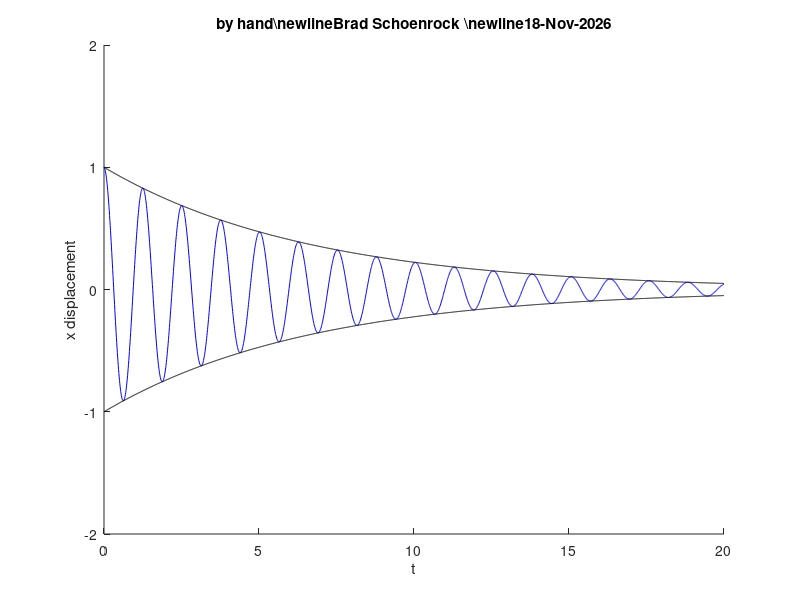

Here is the MATLAB script that generated this plot:
%this program plots the motion of an underdamped spring

clear all;
A=1;
m=10;
k=250;
b=3;
B=b/(2*m);
w=sqrt(k/m);
t=(0:.01:20)';
%defines a few variables to use

F0=A.*exp(-B*t).*cos(sqrt(w.^2+B.^2)*t);
F1=A.*exp(-B*t);

figure;
hold on;

ttla=('by hand');
tt2='Brad Schoenrock ';
tta=[ttla,'\newline',tt2,'\newline',date];
title(tta)
xlabel('t');
ylabel('x displacement');
axis([0  20  -2 2]);
%sets up graph

plot(t,F0,'b-');
plot(t,F1,'black-');
plot(t,-F1,'black-');


hold off
